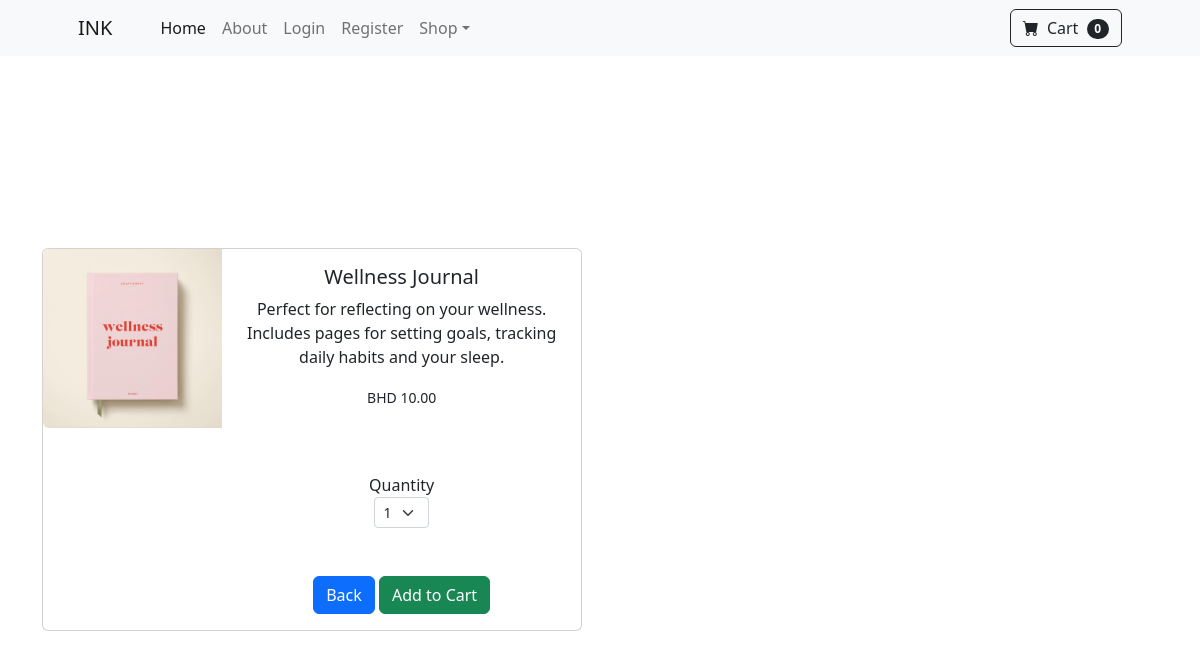
The page /product/2/ on the database as committed earlier.
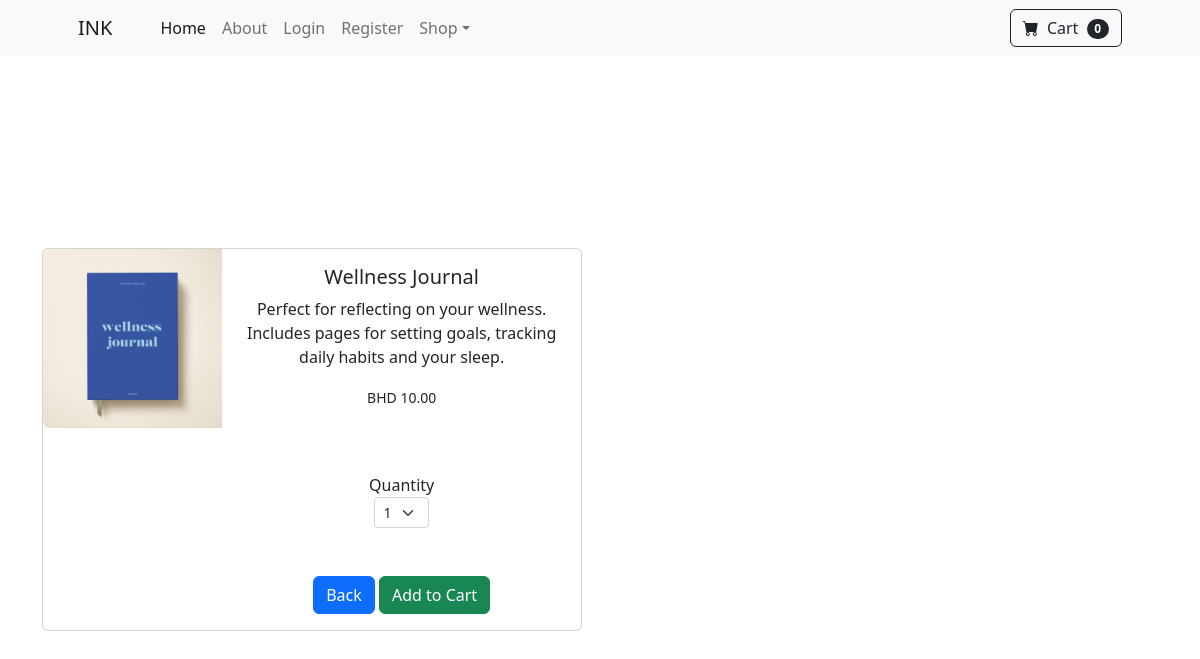
The same page on the database as committed later.
### main_app/models.py (models this page shows, shortened)
class Product(models.Model):
    name = models.CharField(max_length=50)
    price = models.DecimalField(default=0.0, decimal_places=2, max_digits=10)
    category = models.ForeignKey(Category, on_delete=models.CASCADE,default=1)
    description = models.TextField(max_length=250, default='', blank=True, null=True)
    image = models.ImageField(upload_to='uploads/products/')
    image = models.ImageField(upload_to='products/')
    is_sale = models.BooleanField(default=False)
    sale_price = models.DecimalField(default=0.0, decimal_places=2, max_digits=6)

### main_app/views.py (the view)
# urls.py: path('product/<int:pk>/', views.product, name='product'),
def product(request, pk):
    product = Product.objects.get(id=pk)
    return render(request, 'product.html', {'product':product})

### cart/cart.py (called while the page is built)
    def __len__(self):
        return len(self.cart)

### cart/context_processors.py (called while the page is built)
def cart(request):
    return {'cart': Cart(request)}

### main_app/templates/product.html (shortened to what this page needs)
{% extends 'base.html' %}
{% block content %}
<br/> <br/>
<br/> <br/>
<br/> <br/>
<br/> <br/>
    <div class="container">
        <div class="card mb-3" style="max-width: 540px;">
            <div class="row g-0">
              <div class="col-md-4">
                <img src="{{product.image.url}}" class="img-fluid rounded-start" alt="{{product.name}}">
              </div>
              <div class="col-md-8">
                <div class="card-body">
                 <center>
                  <h5 class="card-title">{{product.name}}</h5>
                  <p class="card-text">{{product.description}} </p>
                  {% if product.is_sale %}
                        <div class="badge bg-dark text-white position-absolute" style="top: 0.5rem; right:0.5rem">Sale</div>
                             <strike> BHD {{ product.price }}</strike> BHD {{ product.sale_price }}
                  {% else %}
                  <p class="card-text"><small class="text-body-secondary">BHD {{product.price}}</small></p>
                    {% endif %}
                 <br/><br/>
                 <div>Quantity</div>
                <div class"row justify-content-center">
                  <div class="col-md-2">
                 <select class="form-select form-select-sm" id="qty-cart">
                 <option value="1">1</option>
                </select>
                </div>
                </div>
                 <br/><br/>
                <a href="{% url 'home' %}" class="btn btn-primary">Back</a>
                <button type="button" value="{{product.id}}" class="btn btn-success" id="add-cart">Add to Cart</button>
                  </center>
                </div>
              </div>
            </div>
          </div>
     </div>
    <br/> <br/>
    <br/> <br/>
    <br/> <br/>
    <br/> <br/>
{% endblock %}

Rows that differ between the two databases and show on the page:
changed Product "Wellness Journal": image: a different picture
